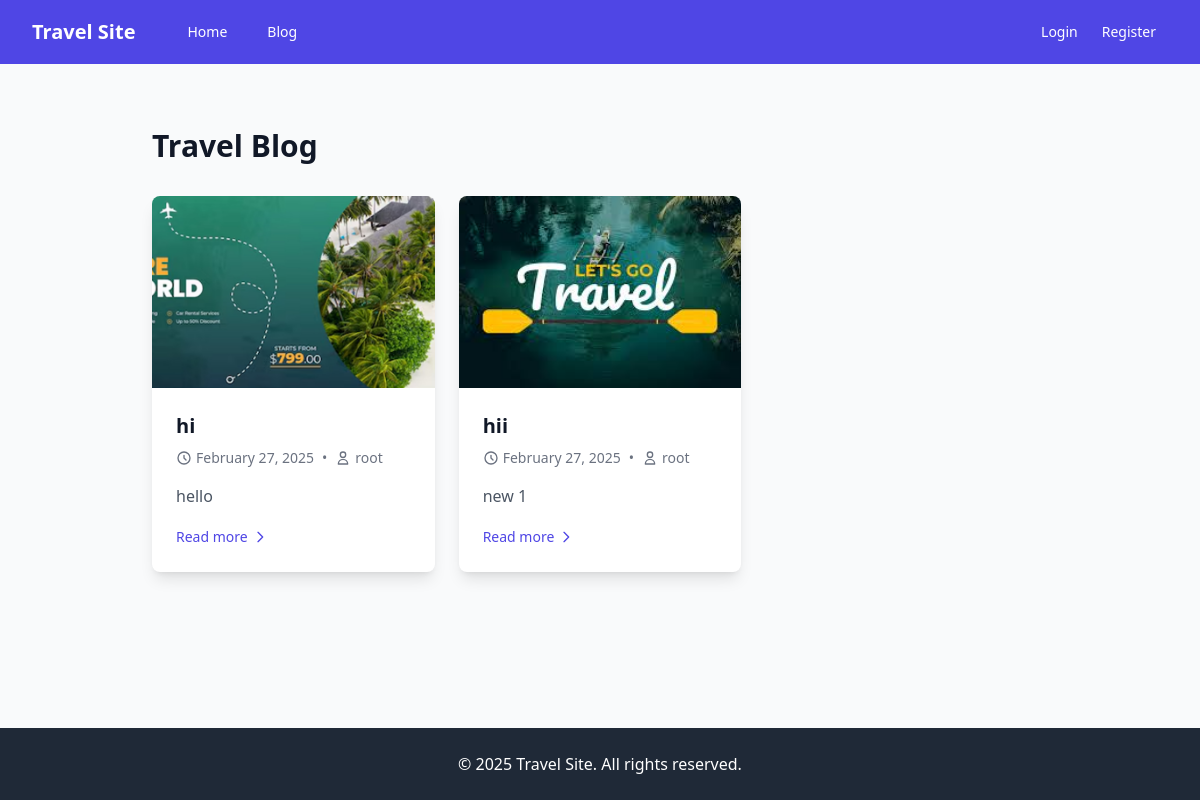
Screenshot of /blog/ with the database file from the repository.
### trips/models.py (models this page shows, shortened)
class BlogPost(models.Model):
    title = models.CharField(max_length=200)
    slug = models.SlugField(unique=True, blank=True)
    author = models.ForeignKey(User, on_delete=models.CASCADE)
    content = models.TextField()
    featured_image = models.ImageField(upload_to='blog/')
    created_at = models.DateTimeField(auto_now_add=True)
    updated_at = models.DateTimeField(auto_now=True)
    status = models.CharField(max_length=10, choices=[
        ('draft', 'Draft'),
        ('published', 'Published')
    ], default='draft')

### trips/views.py (the view)
# urls.py: path('blog/', BlogListView.as_view(), name='blog-list'),
class BlogListView(ListView):
    model = BlogPost
    template_name = 'trips/blog_list.html'
    context_object_name = 'posts'
    ordering = ['-created_at']
    paginate_by = 10
    def get_queryset(self):
        return BlogPost.objects.filter(status='published')

### templates/trips/blog_list.html (shortened to what this page needs)
{% extends "base.html" %}
{% load static %}
{% block content %}
<div class="max-w-7xl mx-auto px-4 sm:px-6 lg:px-8 py-8">
    <div class="flex justify-between items-center mb-8">
        <h1 class="text-3xl font-bold text-gray-900">Travel Blog</h1>
    </div>
    <div class="grid grid-cols-1 md:grid-cols-2 lg:grid-cols-3 gap-6">
        {% for post in posts %}
        <article class="bg-white rounded-lg shadow-lg overflow-hidden transition-transform duration-300 hover:-translate-y-1">
            <img class="h-48 w-full object-cover" src="{{ post.featured_image.url }}" alt="{{ post.title }}">
            <div class="p-6">
                <h2 class="text-xl font-semibold text-gray-900 mb-2">
                    <a href="{% url 'blog-detail' post.slug %}" class="hover:text-indigo-600">{{ post.title }}</a>
                </h2>
                <div class="flex items-center text-sm text-gray-500 mb-4">
                    <svg class="h-4 w-4 mr-1" fill="none" stroke="currentColor" viewBox="0 0 24 24">
                        <path stroke-linecap="round" stroke-linejoin="round" stroke-width="2" d="M12 8v4l3 3m6-3a9 9 0 11-18 0 9 9 0 0118 0z"/>
                    </svg>
                    {{ post.created_at|date:"F d, Y" }}
                    <span class="mx-2">•</span>
                    <svg class="h-4 w-4 mr-1" fill="none" stroke="currentColor" viewBox="0 0 24 24">
                        <path stroke-linecap="round" stroke-linejoin="round" stroke-width="2" d="M16 7a4 4 0 11-8 0 4 4 0 018 0zM12 14a7 7 0 00-7 7h14a7 7 0 00-7-7z"/>
                    </svg>
                    {{ post.author.username }}
                </div>
                <p class="text-gray-600 mb-4">{{ post.content|truncatewords:30 }}</p>
                <a href="{% url 'blog-detail' post.slug %}" class="inline-flex items-center text-sm font-medium text-indigo-600 hover:text-indigo-500">
                    Read more
                    <svg class="ml-1 h-4 w-4" fill="none" stroke="currentColor" viewBox="0 0 24 24">
                        <path stroke-linecap="round" stroke-linejoin="round" stroke-width="2" d="M9 5l7 7-7 7"/>
                    </svg>
                </a>
            </div>
        </article>
        {% empty %}
        <div class="col-span-full text-center py-12">
            <p class="text-gray-500">No blog posts yet.</p>
        </div>
        {% endfor %}
    </div>
</div>
{% endblock %}

### static/css/style.css (style rules this page uses)
body { min-height: 100vh; display: flex; flex-direction: column; }

### rows the page displays
BlogPost: featured_image (picture), title "hi", created_at "February 27, 2025", author.username "root", content "hello"
BlogPost: featured_image (picture), title "hii", created_at "February 27, 2025", author.username "root", content "new 1"
